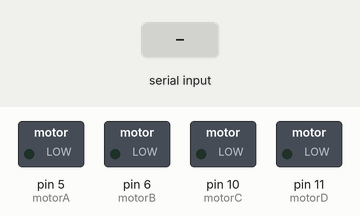
This sketch was run on a simulated Arduino Uno, built with avr-gcc and run on an emulated ATmega328P. Shown: switched loads named in the sketch (green lamp = pin HIGH). The inputs (shaded band) are chosen by the test bench. What the sketch prints to the serial monitor is not drawn.

Above: at 1.2 s.
1.3 s: "1" received over the second serial link
At 1.8 s:
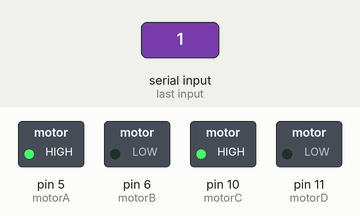
2.8 s: "0" received over the second serial link
At 5.3 s:
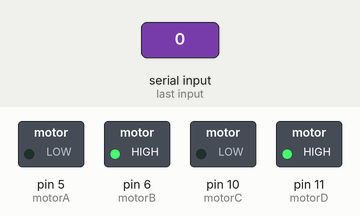
5.8 s: "2" received over the second serial link
At 7.6 s:
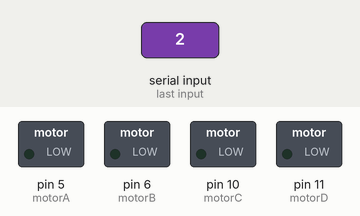
Timing chart, 0 to 9.1 s (numbered marks = the images above; inputs shaded):
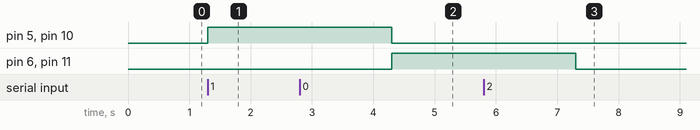

The sketch:

control.ino
```cpp
#include <SoftwareSerial.h>
const int motorA = 5;
const int motorB = 6;
//const int PWM_motAB=6;
const int motorC = 10;
const int motorD = 11;
//const int PWM_motCD=11;

void motorstop(){
  digitalWrite(motorA,LOW);
  digitalWrite(motorB,LOW);
  digitalWrite(motorC,LOW);
  digitalWrite(motorD,LOW);
  }

void forward(){
  digitalWrite(motorA,HIGH);
  digitalWrite(motorB,LOW);
  digitalWrite(motorC,HIGH);
  digitalWrite(motorD,LOW);
//  analogWrite(PWM_motAB,200);
//  analogWrite(PWM_motCD,200);
  }

 void backward(){
  digitalWrite(motorA,LOW);
  digitalWrite(motorB,HIGH);
  digitalWrite(motorC,LOW);
  digitalWrite(motorD,HIGH);
//  analogWrite(PWM_motAB,200);
//  analogWrite(PWM_motCD,200);
  }
SoftwareSerial android(9,8);
int inByte=0;
int incomingByte;
int dataLength = 0;
int data[128]={};
void setup(){
  android.begin(115200);

  Serial.begin(9600);

  Serial.write("init");

  pinMode(motorA,OUTPUT); //信号用ピン
  pinMode(motorB,OUTPUT); //信号用ピン
  pinMode(motorC,OUTPUT); //信号用ピン
  pinMode(motorD,OUTPUT); //信号用ピン


}

void loop(){

  if(android.available()){
    inByte=android.read();
    Serial.print(inByte);
   if(inByte==49){
        //前進
  forward();
  delay(2000);
   }else if(inByte==48){


   backward();
  delay(2000);
  }else
  motorstop();
  delay(1000);}


}
```

Measured:
- after the input at 1.3 s, pin 5 (motorA), pin 10 (motorC): LOW → HIGH at once
- after the input at 2.8 s, pin 5 (motorA), pin 10 (motorC): HIGH → LOW after 1.5 s; pin 6 (motorB), pin 11 (motorD): LOW → HIGH after 1.5 s
- after the input at 5.8 s, pin 6 (motorB), pin 11 (motorD): HIGH → LOW after 1.5 s
